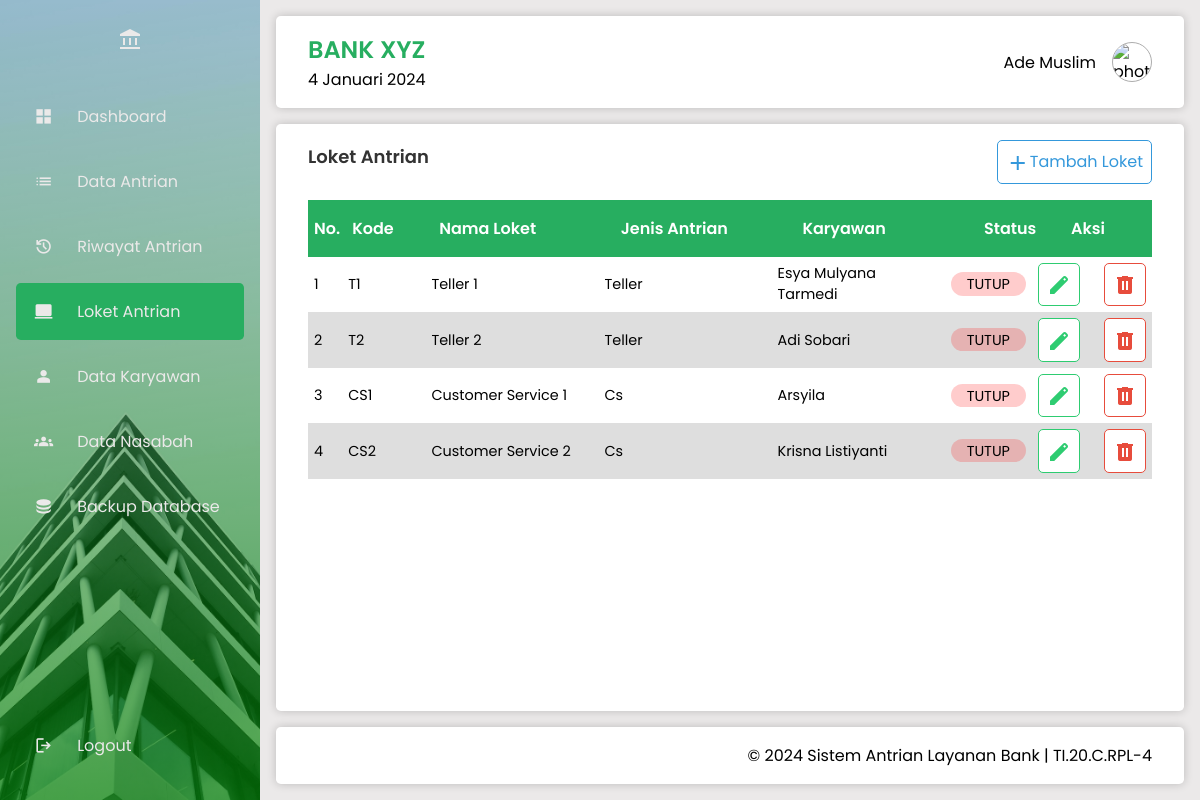
/loket_antrian/index.php (signed in), run on the app's committed database.
### tables this page shows
CREATE TABLE `loket` (
  `id_loket` int NOT NULL AUTO_INCREMENT,
  `kode_loket` varchar(20) NOT NULL,
  `nama_loket` varchar(60) NOT NULL,
  `status_loket` enum('aktif','tutup') NOT NULL DEFAULT 'tutup',
  `id_karyawan` int DEFAULT NULL,
  PRIMARY KEY (`id_loket`),
  KEY `id_karyawan` (`id_karyawan`),
  CONSTRAINT `loket_ibfk_1` FOREIGN KEY (`id_karyawan`) REFERENCES `karyawan` (`id_karyawan`)
);

CREATE TABLE `karyawan` (
  `id_karyawan` int NOT NULL AUTO_INCREMENT,
  `nik` varchar(16) NOT NULL,
  `nama` varchar(60) NOT NULL,
  `bagian` enum('teller','cs') NOT NULL,
  `no_hp` varchar(13) NOT NULL,
  `password` varchar(60) NOT NULL,
  `foto` varchar(120) NOT NULL,
  `role` varchar(8) NOT NULL DEFAULT 'karyawan',
  PRIMARY KEY (`id_karyawan`)
);

### _config.php (called while the page is built, shortened)
<?php
function getStatusClass($status_antrian) {
    switch (strtolower($status_antrian)) {
        case 'tutup':
            return 'status-batal';
    }
}
?>

### loket_antrian/index.php (the view)
<?php
include '../header.php';
?>
    <main>
        <section class="data-section">
            <div class="data-info">
                <h2 class="data-title">Loket Antrian</h2>
                <button class="btn" onclick="window.location.href='add.php'"><span class="material-symbols-outlined">add</span>Tambah Loket</button>
            </div>
            <div class="data-table">
                <table>
                    <thead>
                        <tr class="flex-row">
                            <th class="first-th">No.</th>
                            <th class="fix-th">Kode</th>
                            <th>Nama Loket</th>
                            <th>Jenis Antrian</th>
                            <th>Karyawan</th>
                            <th class="fix-th">Status</th>
                            <th class="last-th">Aksi</th>
                        </tr>
                    </thead>
                    <tbody>
                    <?php
                    $no = 1;
                    $result = mysqli_query($conn, "SELECT * FROM loket INNER JOIN karyawan ON loket.id_karyawan = karyawan.id_karyawan") or die(mysqli_error($conn));
                    if (mysqli_num_rows($result) > 0) {
                        while ($data = mysqli_fetch_assoc(($result))) { ?>
                        <tr class="flex-row">
                            <td class="first-th"><?= $no++ ?></td>
                            <td class="fix-td"><?= strtoupper($data['kode_loket']) ?></td>
                            <td><?= ucwords($data['nama_loket']) ?></td>
                            <td><?= ucwords($data['bagian']) ?></td>
                            <td><?= ucwords($data['nama']) ?></td>
                            <td class="fix-td">
                                <span class="<?= getStatusClass($data['status_loket']) ?>"><?= strtoupper($data['status_loket']) ?></span>
                            </td>
                            <td class="last-td">
                                <div class="btn-group">
                                    <a href="edit.php?id=<?= $data['id_loket'] ?>" class="success-btn"><span class="material-symbols-outlined">edit</span></a>
                                    <a href="del.php?id=<?= $data['id_loket'] ?>" onclick="return confirm('Yakin akan menghapus data?')" class="secondary-btn" role="button" aria-label="Hapus data"><span class="material-symbols-outlined">delete</span></a>
                                </div>
                            </td>
                        </tr>
                        <?php
                        }
                    } else {
                        echo "<tr><td colspan=\"8\" align=\"center\">Data tidak ditemukan.</td></tr>";
                    }
                    ?>
                    </tbody>
                </table>
            </div>
        </section>
    </main>
<?php
include '../footer.php';

### _assets/css/style.css (style rules this page uses)
* { margin: 0; padding: 0; border: 0; font-size: 100%; font: inherit; vertical-align: baseline; box-sizing: border-box; }
html { font-size: 16px; }
html, body, div, span, h1, h2, h3, h4, h5, h6, p, a, img, ul, ol, li, table, tr, th, td, form, input, button { margin: 0; padding: 0; border: 0; font: inherit; vertical-align: baseline; box-sizing: border-box; }
a { text-decoration: none; color: inherit; }
.fade-in { opacity: 1; transition: opacity 0.5s ease-in; }
:root { --primary-color: #2ecc71; --primary-color-2: rgba(0, 255, 21, 0.1); --secondary-color: #27ae60; --accent-color: #3498db; --background-color: #ebe9e9; --light-text-color: #ebe9e9; --text-color: #333; --link-color: #2980b9; --success-color: #16a085; --error-color: #e74c3c; --warning-color: #ff4500; }
.material-symbols-outlined { font-variation-settings: 'FILL' 1, 'wght' 400, 'GRAD' 0, 'opsz' 24 }
body { display: flex; width: 100vw; height: 100vh; font-family: "Poppins", sans-serif; font-size: 1rem; }
h2 { font-size: 1.1rem; font-weight: 600; }
header, main, footer { padding: 1rem 2rem; }
header, main, footer { background-color: #fff; border-radius: .3rem; box-shadow: 0 0 10px rgba(0, 0, 0, 0.2); }
.card-title, .data-title { font-size: 18px; color: #333; margin-bottom: 10px; }
.data-section, .form-section { display: flex; width: 100%; flex-direction: column; gap: 1rem; justify-content: space-between; }
.data-info, .form-info { display: flex; justify-content: space-between; align-items: center; }
.data-table { overflow: auto; width: 100%; max-height: 300px; }
table { width: 100%; border-collapse: collapse; }
tbody { font-size: .9rem; }
th, td { text-align: left; width: 100%; }
th { padding: 16px 6px; font-weight: 600; }
td { padding: 6px; text-align: left; }
.flex-row { display: flex; justify-content: space-between; align-items: center; }
.last-th, .fix-th, .last-td, .fix-td { width: 45%; }
.last-td .btn-group { display: flex; justify-content: space-between; }
.first-th, .first-td { width: 15%; }
tbody tr:nth-child(even) { background-color: #dedede; }
thead { background-color: var(--secondary-color); color: #fff; position: sticky; top: 0; z-index: 1; }
tbody { max-height: 300px; overflow-y: auto; }
.status-batal { background-color: rgba(255, 0, 0, 0.2); padding: .1rem 1rem; border-radius: 1rem; }
.data-table { scrollbar-width: thin; }
.btn, .btn:link, .btn:visited { display: inline-block; padding: 8px; font-size: 16px; text-align: center; text-decoration: none; cursor: pointer; border: 1px solid var(--accent-color); border-radius: 5px; color: var(--accent-color); background-color: #fff; transition: background-color 0.3s, color 0.3s; }
.secondary-btn, .secondary-btn:link, .secondary-btn:visited { display: inline-block; padding: 8px; font-size: 16px; text-align: center; text-decoration: none; cursor: pointer; border: 1px solid var(--error-color); border-radius: 5px; color: var(--error-color); background-color: #fff; transition: background-color 0.3s, color 0.3s; }
.success-btn, .success-btn:link, .success-btn:visited { display: inline-block; padding: 8px; font-size: 16px; text-align: center; text-decoration: none; cursor: pointer; border: 1px solid var(--primary-color); border-radius: 5px; color: var(--primary-color); background-color: #fff; transition: background-color 0.3s, color 0.3s; }
.material-symbols-outlined { font-size: 24px; vertical-align: middle; }
.btn-group { display: flex; gap: 1.5rem; }

### data on the page
loket: kode_loket "T1", nama_loket "Teller 1", id_karyawan.bagian "Teller", id_karyawan.nama "Esya Mulyana Tarmedi", status_loket "TUTUP"
loket: kode_loket "T2", nama_loket "Teller 2", id_karyawan.bagian "Teller", id_karyawan.nama "Adi Sobari", status_loket "TUTUP"
loket: kode_loket "CS1", nama_loket "Customer Service 1", id_karyawan.bagian "Cs", id_karyawan.nama "Arsyila", status_loket "TUTUP"
loket: kode_loket "CS2", nama_loket "Customer Service 2", id_karyawan.bagian "Cs", id_karyawan.nama "Krisna Listiyanti", status_loket "TUTUP"

### other printed values
tanggalIndonesia() "4 Januari 2024"
$_SESSION['user_nama'] "Ade Muslim"
